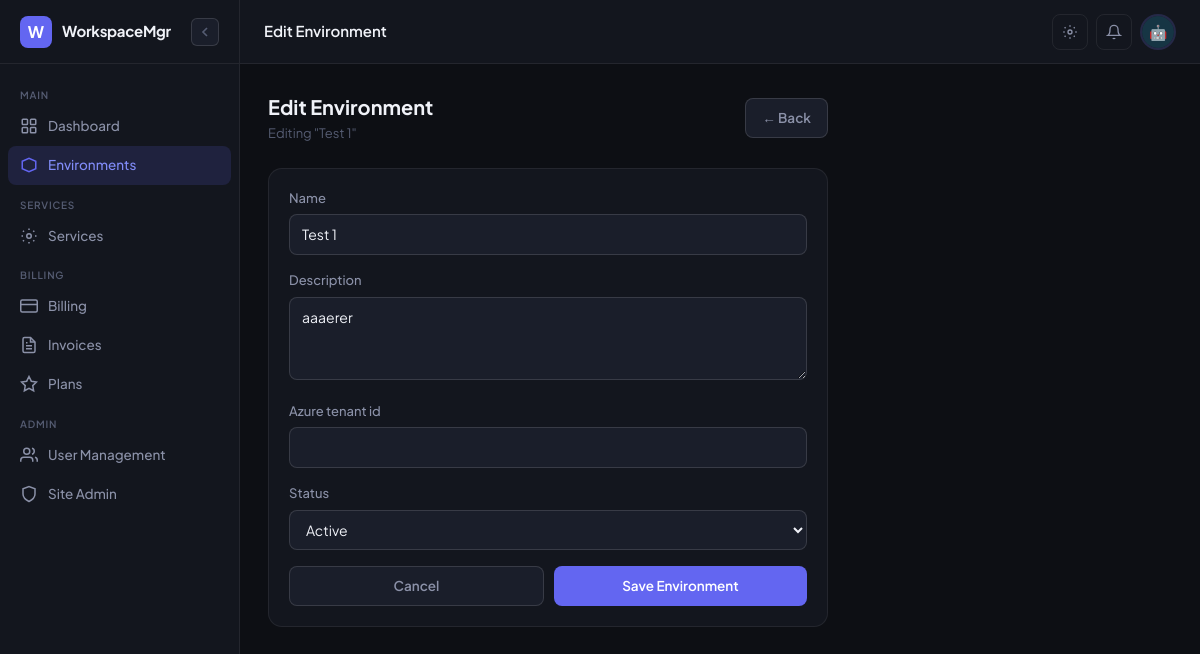
The app's page /environments/3/edit/ (signed in) with its own data.
### apps/accounts/models.py (models this page shows, shortened)
class User(AbstractUser):
    username = None
    email = models.EmailField(unique=True)
    role = models.CharField(max_length=20, choices=ROLE_CHOICES, default='env_admin')
    avatar = models.CharField(max_length=20, choices=AVATAR_CHOICES, default='avatar_1')
    phone = models.CharField(max_length=30, blank=True)
    job_title = models.CharField(max_length=100, blank=True)
    is_onboarded = models.BooleanField(default=False)
    created_at = models.DateTimeField(auto_now_add=True)
    updated_at = models.DateTimeField(auto_now=True)
    objects = UserManager()
    USERNAME_FIELD = 'email'
    REQUIRED_FIELDS = []
    class Meta:
        verbose_name = 'User'
        verbose_name_plural = 'Users'
    @property
    def display_name(self):
        return self.get_full_name() or self.email.split('@')[0]
    @property
    def is_superadmin(self):
        return self.role == 'superadmin' or self.is_superuser
    @property
    def is_env_admin(self):
        return self.role in ('superadmin', 'env_admin') or self.is_superuser
    @property
    def avatar_url(self):
        return f'/static/img/avatars/{self.avatar}.svg'

### apps/environments/models.py (models this page shows, shortened)
class Environment(models.Model):
    STATUS_CHOICES = [
        ('active', 'Active'),
        ('inactive', 'Inactive'),
        ('provisioning', 'Provisioning'),
    ]
    owner = models.ForeignKey(
        settings.AUTH_USER_MODEL,
        on_delete=models.CASCADE,
        related_name='environments',
    )
    name = models.CharField(max_length=200)
    description = models.TextField(blank=True)
    slug = models.SlugField(unique=True)
    status = models.CharField(max_length=20, choices=STATUS_CHOICES, default='active')
    azure_tenant_id = models.CharField(max_length=100, blank=True)
    created_at = models.DateTimeField(auto_now_add=True)
    updated_at = models.DateTimeField(auto_now=True)
    class Meta:
        ordering = ['-created_at']

### apps/environments/views.py (the view)
# urls.py: path('<int:pk>/edit/', views.environment_edit, name='edit'),
@login_required
def environment_edit(request, pk):
    env = get_object_or_404(Environment, pk=pk, owner=request.user)
    if request.method == 'POST':
        form = EnvironmentForm(request.POST, instance=env)
        if form.is_valid():
            form.save()
            messages.success(request, 'Environment updated.')
            return redirect('environments:detail', pk=env.pk)
    else:
        form = EnvironmentForm(instance=env)
    return render(request, 'environments/form.html', {'form': form, 'title': 'Edit Environment', 'environment': env})

### apps/environments/views.py
class EnvironmentForm(forms.ModelForm):
    class Meta:
        model = Environment
        fields = ('name', 'description', 'azure_tenant_id', 'status')
        widgets = {
            'name': forms.TextInput(attrs={'class': 'form-input'}),
            'description': forms.Textarea(attrs={'class': 'form-input', 'rows': 3}),
            'azure_tenant_id': forms.TextInput(attrs={'class': 'form-input'}),
            'status': forms.Select(attrs={'class': 'form-input'}),
        }

### apps/core/context_processors.py (called while the page is built)
def sidebar_context(request):
    if request.user.is_authenticated:
        environments = Environment.objects.filter(owner=request.user)[:10]
        return {'sidebar_environments': environments}
    return {}

### templates/environments/form.html (shortened to what this page needs)
{% extends "base.html" %}
{% block page_title %}{{ title }}{% endblock %}
{% block content %}
<div style="max-width:560px;">
  <div class="page-header">
    <div>
      <div class="page-title">{{ title }}</div>
      <div class="page-subtitle">{% if environment %}Editing "{{ environment.name }}"{% else %}Create a new environment{% endif %}</div>
    </div>
    <a href="{% url 'environments:list' %}" class="btn btn-secondary">← Back</a>
  </div>
  <div class="card">
    <form method="post">
      {% for field in form %}
      <div class="form-group">
        <label class="form-label">{{ field.label }}</label>
        {{ field }}
      </div>
      {% endfor %}
      <div style="display:flex;gap:10px;margin-top:8px;">
        <a href="{% url 'environments:list' %}" class="btn btn-secondary" style="flex:1;justify-content:center;">Cancel</a>
        <button type="submit" class="btn btn-primary" style="flex:1;justify-content:center;">
          {% if environment %}Save Environment{% else %}Create Environment{% endif %}
        </button>
      </div>
    </form>
  </div>
</div>
{% endblock %}

### templates/base.html (shortened to what this page needs)
<!DOCTYPE html>
<html lang="en" data-theme="dark">
<head>
  <script src="https://cdn.tailwindcss.com"></script>
</head>
<body>
{% if user.is_authenticated %}
<aside id="sidebar">
  <div class="sidebar-logo">
    <div class="logo-mark">W</div>
    <span class="sidebar-logo-text">WorkspaceMgr</span>
    <button class="sidebar-collapse-btn" onclick="toggleSidebar()" title="Toggle sidebar">
      <svg id="collapse-icon-expand" width="16" height="16" fill="none" viewBox="0 0 24 24" stroke="currentColor" stroke-width="2.5">
        <path d="M15 18l-6-6 6-6"/>
      </svg>
    </button>
  </div>
  <nav class="sidebar-nav">
    <div class="sidebar-section-label">Main</div>
    <a href="{% url 'core:dashboard' %}" class="nav-item {% if request.resolver_match.url_name == 'dashboard' %}active{% endif %}">
      <svg class="nav-icon" fill="none" viewBox="0 0 24 24" stroke="currentColor" stroke-width="2"><rect x="3" y="3" width="7" height="7" rx="1"/><rect x="14" y="3" width="7" height="7" rx="1"/><rect x="3" y="14" width="7" height="7" rx="1"/><rect x="14" y="14" width="7" height="7" rx="1"/></svg>
      <span class="sidebar-label">Dashboard</span>
    </a>
    <a href="{% url 'environments:list' %}" class="nav-item {% if 'environments' in request.path %}active{% endif %}">
      <svg class="nav-icon" fill="none" viewBox="0 0 24 24" stroke="currentColor" stroke-width="2"><path d="M3 7l9-4 9 4v10l-9 4-9-4V7z"/></svg>
      <span class="sidebar-label">Environments</span>
    </a>
    <div class="sidebar-section-label">Services</div>
    <a href="{% url 'services:list' %}" class="nav-item {% if 'services' in request.path %}active{% endif %}">
      <svg class="nav-icon" fill="none" viewBox="0 0 24 24" stroke="currentColor" stroke-width="2"><circle cx="12" cy="12" r="3"/><path d="M19.07 4.93l-1.41 1.41M5.34 17.66l-1.41 1.41M19.07 19.07l-1.41-1.41M5.34 6.34L3.93 4.93M20 12h2M2 12h2M12 20v2M12 2v2"/></svg>
      <span class="sidebar-label">Services</span>
    </a>
    <div class="sidebar-section-label">Billing</div>
    <a href="{% url 'billing:overview' %}" class="nav-item {% if request.path == '/billing/' %}active{% endif %}">
      <svg class="nav-icon" fill="none" viewBox="0 0 24 24" stroke="currentColor" stroke-width="2"><rect x="1" y="4" width="22" height="16" rx="2"/><line x1="1" y1="10" x2="23" y2="10"/></svg>
      <span class="sidebar-label">Billing</span>
    </a>
    <a href="{% url 'billing:invoice_list' %}" class="nav-item {% if 'invoices' in request.path %}active{% endif %}">
      <svg class="nav-icon" fill="none" viewBox="0 0 24 24" stroke="currentColor" stroke-width="2"><path d="M14 2H6a2 2 0 00-2 2v16a2 2 0 002 2h12a2 2 0 002-2V8z"/><polyline points="14 2 14 8 20 8"/><line x1="16" y1="13" x2="8" y2="13"/><line x1="16" y1="17" x2="8" y2="17"/><polyline points="10 9 9 9 8 9"/></svg>
      <span class="sidebar-label">Invoices</span>
    </a>
    <a href="{% url 'billing:plan_list' %}" class="nav-item {% if 'plans' in request.path %}active{% endif %}">
      <svg class="nav-icon" fill="none" viewBox="0 0 24 24" stroke="currentColor" stroke-width="2"><polygon points="12 2 15.09 8.26 22 9.27 17 14.14 18.18 21.02 12 17.77 5.82 21.02 7 14.14 2 9.27 8.91 8.26 12 2"/></svg>
      <span class="sidebar-label">Plans</span>
    </a>
    {% if user.is_env_admin %}
    <div class="sidebar-section-label">Admin</div>
    <a href="{% url 'users:user_list' %}" class="nav-item {% if 'users' in request.path and 'profile' not in request.path %}active{% endif %}">
      <svg class="nav-icon" fill="none" viewBox="0 0 24 24" stroke="currentColor" stroke-width="2"><path d="M17 21v-2a4 4 0 00-4-4H5a4 4 0 00-4 4v2"/><circle cx="9" cy="7" r="4"/><path d="M23 21v-2a4 4 0 00-3-3.87"/><path d="M16 3.13a4 4 0 010 7.75"/></svg>
      <span class="sidebar-label">User Management</span>
    </a>
    {% endif %}
    {% if user.is_superadmin %}
    <a href="/admin/" class="nav-item">
      <svg class="nav-icon" fill="none" viewBox="0 0 24 24" stroke="currentColor" stroke-width="2"><path d="M12 22s8-4 8-10V5l-8-3-8 3v7c0 6 8 10 8 10z"/></svg>
      <span class="sidebar-label">Site Admin</span>
    </a>
    {% endif %}
  </nav>
</aside>
<div id="main-wrap">
  <header id="topbar">
    <div class="topbar-title">{% block page_title %}Dashboard{% endblock %}</div>
    <div class="topbar-actions">
      <button class="icon-btn" onclick="openThemePanel()" title="Theme settings">
        <svg width="16" height="16" fill="none" viewBox="0 0 24 24" stroke="currentColor" stroke-width="2">
          <circle cx="12" cy="12" r="3"/><path d="M19.07 4.93l-1.41 1.41M5.34 17.66l-1.41 1.41M19.07 19.07l-1.41-1.41M5.34 6.34L3.93 4.93M20 12h2M2 12h2M12 20v2M12 2v2"/>
        </svg>
      </button>
      <button class="icon-btn" title="Notifications">
        <svg width="16" height="16" fill="none" viewBox="0 0 24 24" stroke="currentColor" stroke-width="2">
          <path d="M18 8A6 6 0 006 8c0 7-3 9-3 9h18s-3-2-3-9"/><path d="M13.73 21a2 2 0 01-3.46 0"/>
        </svg>
      </button>
      <div class="dropdown">
        <button class="avatar-btn" onclick="toggleDropdown(this)">
          <img src="{{ user.avatar_url }}" alt="{{ user.display_name }}"
            onerror="this.style.display='none';this.parentElement.innerHTML='<span style=\'font-size:14px;font-weight:700;color:var(--accent)\'>{{ user.display_name|first|upper }}</span>'">
        </button>
      </div>
    </div>
  </header>
  <main id="page-content">
    {% block content %}{% endblock %}
  </main>
</div>
{% endif %}
</body>
</html>

### records on screen
User: avatar_url (picture)
Environment: name "Test 1", form "Test 1" "aaaerer" "Active"

### other values on screen
{{ title }} "Edit Environment"
{{ field.label }} "Name" "Description" "Azure tenant id" "Status"
